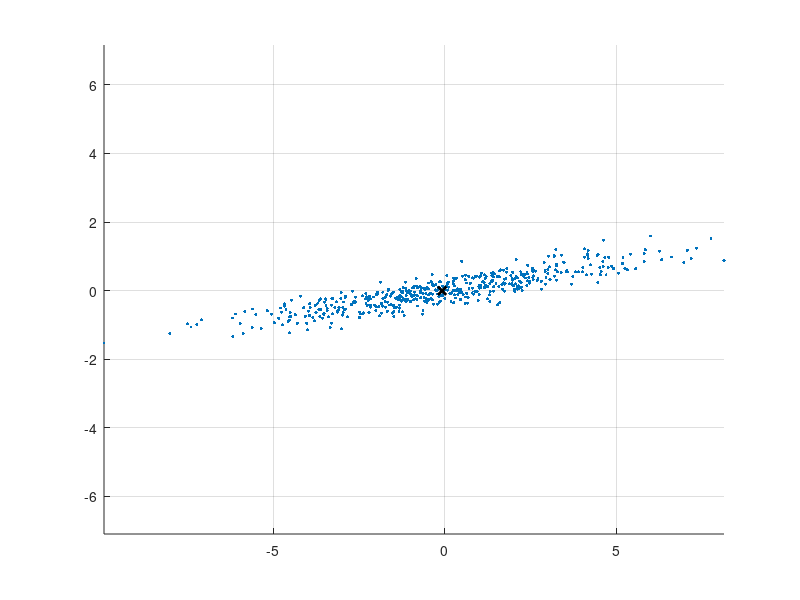

MATLAB code to generate this figure: (Note: this script raises an error after producing the figure.)
N = 500;

A = [2.5 1.2;
     0.3 0.4];

impact_points = A * randn(2, N);

alphas = 0.95:-0.05:0.80;   % 95%, 90%, 85%, 80%

figure; 
hold on; 
axis equal; 
grid on;

scatter(impact_points(1,:), impact_points(2,:), 5, 'filled');

mu = mean(impact_points, 2);
plot(mu(1), mu(2), 'kx', 'LineWidth', 2);

colors = lines(length(alphas));

for i = 1:length(alphas)
    alpha = alphas(i);
    [ellipse, ~] = multivariable_normal_ellipse(impact_points, alpha);
    plot(ellipse(1,:), ellipse(2,:), 'LineWidth', 1, 'Color', colors(i,:));
end

legend(["Samples", "Mean", "95%", "90%", "85%", "80%"]);
